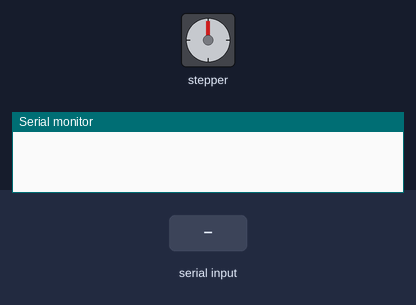
Bench run of a sketch on a simulated Arduino Uno, built with avr-gcc and run on an emulated ATmega328P. Parts: stepper motor, the last lines printed to the serial monitor. Wiring (inferred from the names in the program): stepper motor driver (200 steps per turn assumed): step pin 7; direction pin 8. The inputs (shaded band) are chosen by the test bench.

Above: at 1.2 s.
1.3 s: "1\n" received over Serial
At 2.4 s:
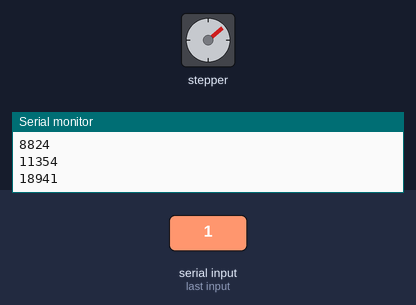
4.3 s: "90,45\n" received over Serial
At 7.0 s:
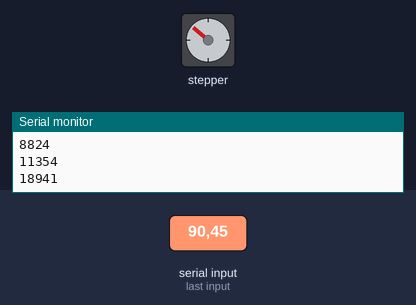
7.3 s: "30,150\n" received over Serial
At 8.9 s:
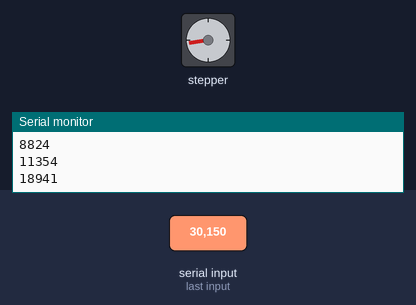
10.1 s: "5\n" received over Serial
At 12.2 s:
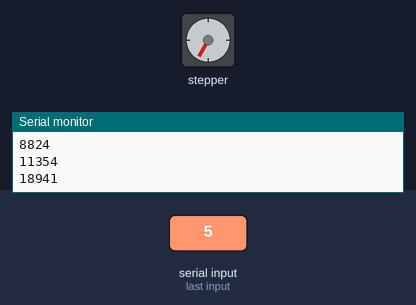
12.9 s: "200\n" received over Serial
At 15.4 s:
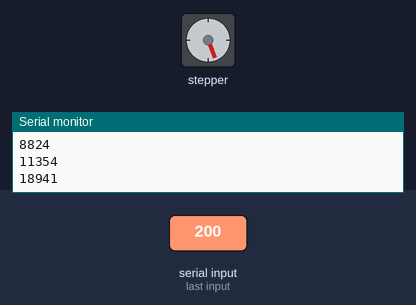
15.7 s: "0\n" received over Serial
At 16.9 s:
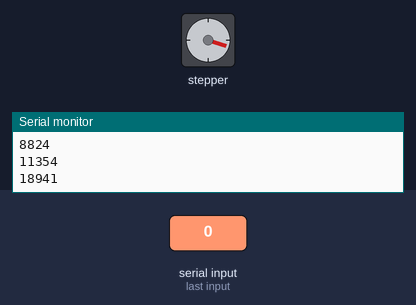
Timing chart, 0 to 19.7 s (numbered marks = the images above; inputs shaded):
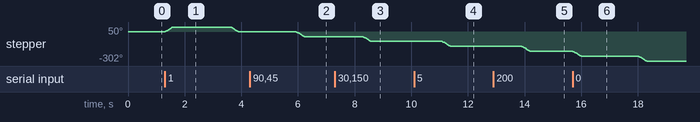

Measured:
- after the input at 1.3 s, stepper: turns 50° clockwise in 0.29 s, then 50° counter-clockwise in 0.29 s
- after the input at 4.3 s, stepper: turns 50° counter-clockwise in 0.29 s, starting after 1.6 s
- after the input at 7.3 s, stepper: turns 50° counter-clockwise in 0.29 s, starting after 1.0 s
- after the input at 10.1 s, stepper: turns 51° counter-clockwise in 0.29 s, starting after 1.0 s
- after the input at 12.9 s, stepper: turns 50° counter-clockwise in 0.29 s, starting after 1.0 s
- after the input at 15.7 s, stepper: turns 51° counter-clockwise in 0.29 s, then 50° counter-clockwise in 0.29 s

The sketch:

ConstAccelStepper.ino
```cpp
int n;
int m;
double distance;
double alpha;
int steps;
double c;
double c0;
double diameter;
double acceleration;
const float pi = 3.14159;
const int f = 16000000;
int dt;


void setup()
{
pinMode(7,OUTPUT); // Step
pinMode(8,OUTPUT); // Dir
Serial.begin(115200);

diameter = 0.0224; // stepper motor diameter (m)
distance = 0.01; //total travel distance (m)
acceleration = 30; // movement accleration (m/s^2)

alpha = 2*acceleration/diameter; // convert linear acceleration to rotational (rad/s^2)
steps = (200*distance/(pi*diameter)); // calculate the total number of steps

//digitalWrite(8, LOW);

}

void loop()
{

  if (Serial.available()) {
    // read the most recent byte and print
    int  newvel = Serial.parseInt();
    Serial.println(newvel);

      if (newvel==1)
      {

        digitalWrite(8,HIGH);

        c=f*sqrt(2*1.8/alpha); // calculate the initial coefficent
        dt=(1000000*c)/(2*f);


        for(n = 0; n < steps/2; n++) //  Positive Acceleration
          {
            digitalWrite(7,HIGH); // Output high
            delayMicroseconds(dt);
            digitalWrite(7,LOW); // Output low
            delayMicroseconds(dt);


            c0=c; // stores cn-1
            c=c0-((2*c0-1)/(4*n+1)); // calculates cn
            dt=-(c*1000000)/(2*f); // calculates the new delay
            Serial.println(dt);
          }


        for(m = n; m < steps; m++) // Negative Acceleration
         {

            digitalWrite(7,HIGH); // Output high
            delayMicroseconds(dt);
            digitalWrite(7,LOW); // Output low
            delayMicroseconds(dt);

            c0=c; // stores cn-1
            c=c0-((2*c0-1)/(4*(m-steps)+1)); // calculates cn
            dt=-(c*1000000)/(2*f); // calculates the new delay
            Serial.println(dt);
          }

        delay(1000);
      }

      else if (newvel==0)
     {
       digitalWrite(8,LOW);

       c=f*sqrt(2*1.8/alpha); // calculate the initial coefficent
       dt=(1000000*c)/(2*f);

       for(n = 0; n < steps/2; n++) //  Positive Acceleration
        {
          digitalWrite(7,HIGH); // Output high
          delayMicroseconds(dt);
          digitalWrite(7,LOW); // Output low
          delayMicroseconds(dt);

          c0=c; // stores cn-1
          c=c0-((2*c0-1)/(4*n+1)); // calculates cn
          dt=-(c*1000000)/(2*f); // calculates the new delay
          Serial.println(dt);
        }


       for(m = n; m < steps; m++) // Negative Acceleration
         {

            digitalWrite(7,HIGH); // Output high
            delayMicroseconds(dt);
            digitalWrite(7,LOW); // Output low
            delayMicroseconds(dt);

            c0=c; // stores cn-1
            c=c0-((2*c0-1)/(4*(m-steps)+1)); // calculates cn
            dt=-(c*1000000)/(2*f); // calculates the new delay
            Serial.println(dt);
          }

       delay(1000);

     }
  }
}
```
